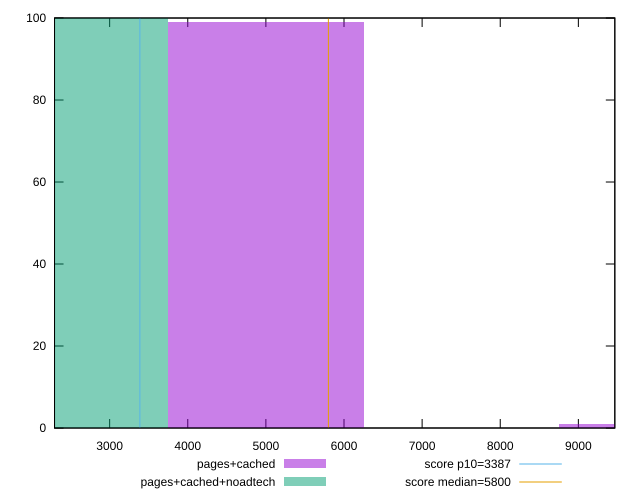

This figure's gnuplot source:
reset

$pagesCached <<EOF
10002.666884253676 1
5001.333442126838 99
EOF

$pagesCachedNoadtech <<EOF
2500.666721063419 100
EOF

set key outside below
set boxwidth 2500.666721063419
set xrange [2294.4706096358664:9466.782442558258]
set yrange [0:100]
set trange [0:100]
set style fill transparent solid 0.5 noborder

set parametric
set terminal svg size 640, 500 enhanced background rgb 'white'
set output "report_00025_2021-02-22T21:38:55.199Z/speed-index/comparison/histogram/1_vs_2.svg"

plot $pagesCached title "pages+cached" with boxes, \
     $pagesCachedNoadtech title "pages+cached+noadtech" with boxes, \
     3387,t title "score p10=3387", \
     5800,t title "score median=5800"

reset
